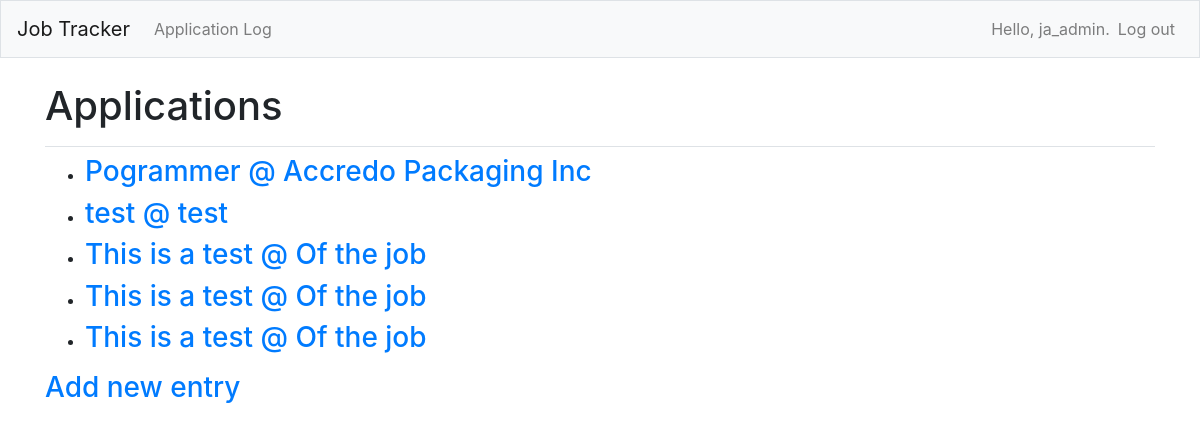
The app's page /job_log/ (signed in) with its own data.
### job_apps/models.py (models this page shows)
class Application(models.Model):
    STATUSES = [('submitted', 'SUBMITTED'),
                ('accepted', 'ACCEPTED'),
                ('rejected', 'REJECTED')]
    position = models.CharField(max_length=100)
    company = models.CharField(max_length=100)
    post_url = models.CharField(max_length=300)
    contact_name = models.CharField(max_length=100)
    location = models.CharField(max_length=100)
    date_added = models.DateField(auto_now_add=True)
    status = models.CharField(
        max_length=20, choices=STATUSES, default="submitted")
    owner = models.ForeignKey(User, on_delete=models.CASCADE)
    def __str__(self):
        return f"{self.position} @ {self.company}"

### job_apps/views.py (the view)
# urls.py: path('job_log/', views.job_log, name='job_log'),
@login_required
def job_log(request):
    job_log = Application.objects.filter(
        owner=request.user).order_by('date_added')
    context = {'job_log': job_log}
    return render(request, 'job_apps/job_log.html', context)

### job_apps/templates/job_apps/job_log.html
{% extends 'job_apps/base.html' %}
{% block page_header %}
  <h1>Applications</h1>
{% endblock page_header%}
{% block content %}
  <ul>
  {% for log in job_log %}
    <li><h3>
      <a href="{% url 'job_apps:job_entry' log.id %}">{{ log }}</a>
    </h3></li>
  {% empty %}
    <li><h3>No topics have been added yet.</h3></li>
  {% endfor %}
  </ul>
  <h3><a href="{% url 'job_apps:new_job_entry' %}">Add new entry</a></h3>
{% endblock content %}

### job_apps/templates/job_apps/base.html (shortened to what this page needs)
{% load bootstrap4 %}
<!doctype html>
<html lang="en">
<head>
  {% bootstrap_css %}
</head>
<body>
  <nav class="navbar navbar-expand-md navbar-light bg-light mb-4 border">
    <a class="navbar-brand" href="{% url 'job_apps:index'%}">Job Tracker</a>
    <div class="collapse navbar-collapse" id="navbarCollapse">
      <ul class="navbar-nav mr-auto">
        <li class="nav-item">
          <a class="nav-link" href="{% url 'job_apps:job_log'%}">Application Log</a>
        </li>
      </ul>
      <ul class="navbar-nav ml-auto">
        {% if user.is_authenticated %}
          <li class="nav-item">
            <span class="navbar-text">Hello, {{ user.username }}.</span>
          </li>
          <li class="nav-item">
            <a class="nav-link" href="{% url 'users:logout' %}">Log out</a>
          </li>
        {% endif %}
      </ul>
</div>
</nav>
</body>
  <main role="main" class="container">
    <div class="pb-2 mb-2 border-bottom">
      {% block page_header %}{% endblock page_header %}
    </div>
    <div>
      {% block content %}{% endblock content %}
    </div>
  </main>
</body>
</html>

### records on screen
Application: position+company "Pogrammer @ Accredo Packaging Inc"
Application: position+company "test @ test"
Application: position+company "This is a test @ Of the job"
Application: position+company "This is a test @ Of the job"
Application: position+company "This is a test @ Of the job"

### other values on screen
{{ user.username }} "ja_admin"
